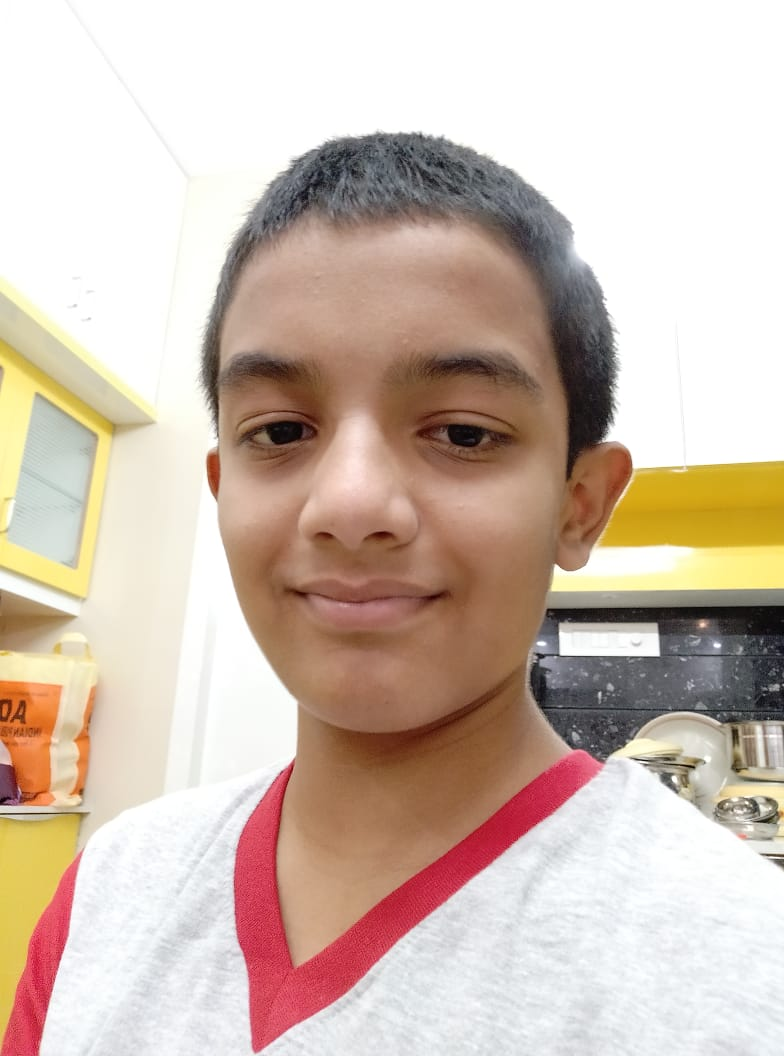
#> input picture me.jpeg, 784 x 1056 px, found by its file name
$ python 'saving image in circle.py'
#> lines starting #> are read from the running program, lines starting #| are printed output that depends on the picture; after the words box and inside, x2 and y2 are one past the last pixel; in counts of white or black regions, pixels touching at a corner belong together
from PIL import Image, ImageDraw

filename = 'C:/Users/ADINARAYANAREDDY/Python/me.jpeg'

# load image
img = Image.open(filename)
#> img is the input picture: PIL image 784x1056 RGB; mean R, G, B 208.4, 190.2, 177.7

# crop image
width, height = img.size
#> width = 784; height = 1056
x = (width - height)//2
#> x = -136
print(height)
#| 1056
img_cropped = img.crop((x, 0, x+height, height))
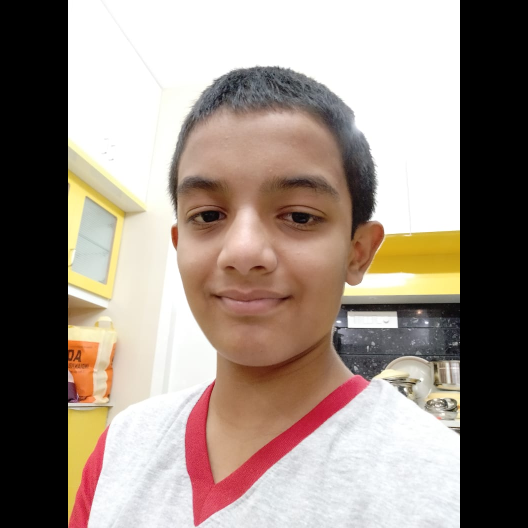
#> img_cropped: PIL image 1056x1056 RGB (shown at 1/2 size); mean R, G, B 154.7, 141.2, 131.9

# create grayscale image with white circle (255) on black background (0)
mask = Image.new('L', img_cropped.size)
#> mask: PIL image 1056x1056 L; every value is 0
mask_draw = ImageDraw.Draw(mask)
width, height = img_cropped.size
#> width = 1056
mask_draw.ellipse((0, 0, width, height), fill=255)
#mask.show()

# add mask as alpha channel
img_cropped.putalpha(mask)
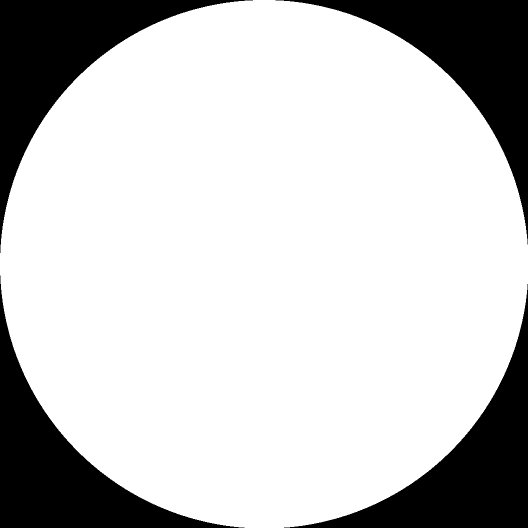
#> mask: PIL image 1056x1056 L (shown at 1/2 size); 78.7% white; 4 black regions, box (x1, y1, x2, y2) and area: (0, 0, 506, 506) 59977, (551, 0, 1056, 489) 59471, (0, 551, 489, 1056) 59471, (568, 568, 1056, 1056) 58966
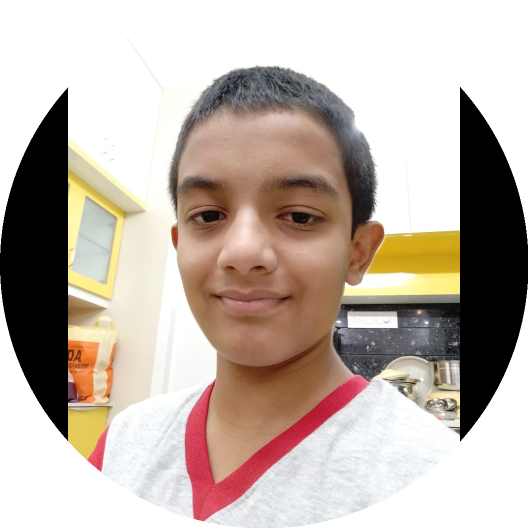
#> img_cropped: PIL image 1056x1056 RGBA (shown at 1/2 size); mean R, G, B, A 154.7, 141.2, 131.9, 200.6; transparent parts drawn white

# save as png which keeps alpha channel
img_cropped.save('circle.png')

img_cropped.show()

$ run again, with Bird.png saved as me.jpeg
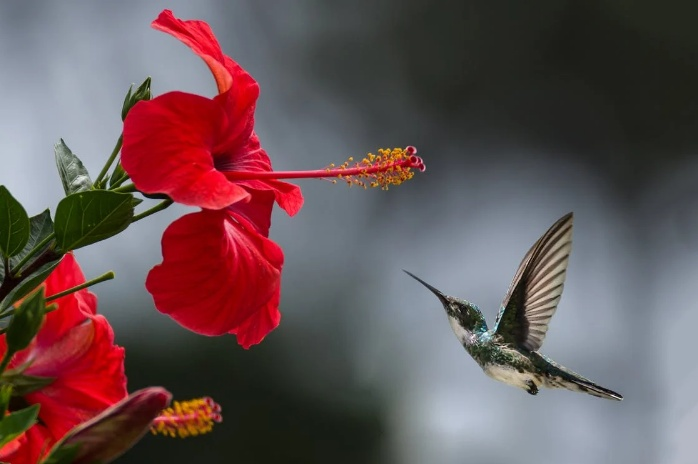
#> input picture Bird.png, 698 x 464 px, found by its file name
#> img is the input picture: PIL image 698x464 RGB; mean R, G, B 103.6, 83.5, 85.9
#| 464
#> `img_cropped.putalpha(mask)`:
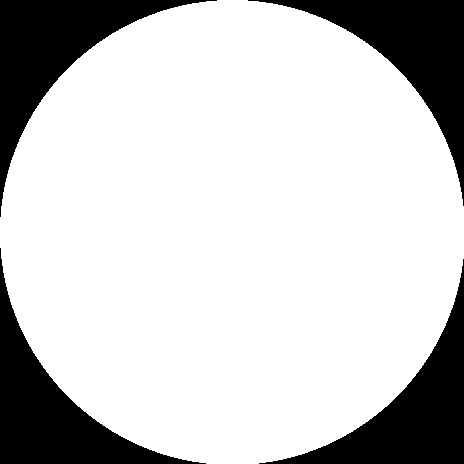
#> mask: PIL image 464x464 L; 78.8% white; 4 black regions, box (x1, y1, x2, y2) and area: (0, 0, 217, 217) 11620, (248, 0, 464, 206) 11403, (0, 248, 206, 464) 11403, (259, 259, 464, 464) 11187
#> `img_cropped.putalpha(mask)`:
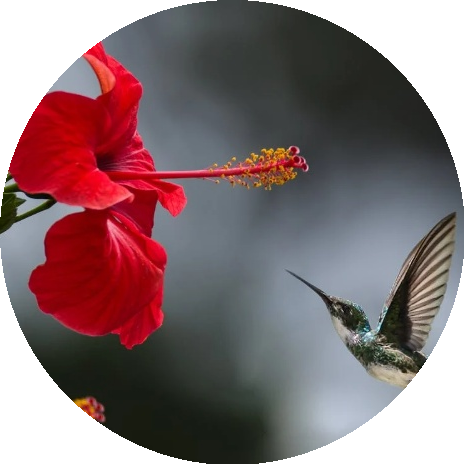
#> img_cropped: PIL image 464x464 RGBA; mean R, G, B, A 101.7, 78.4, 81.4, 201; transparent parts drawn white
